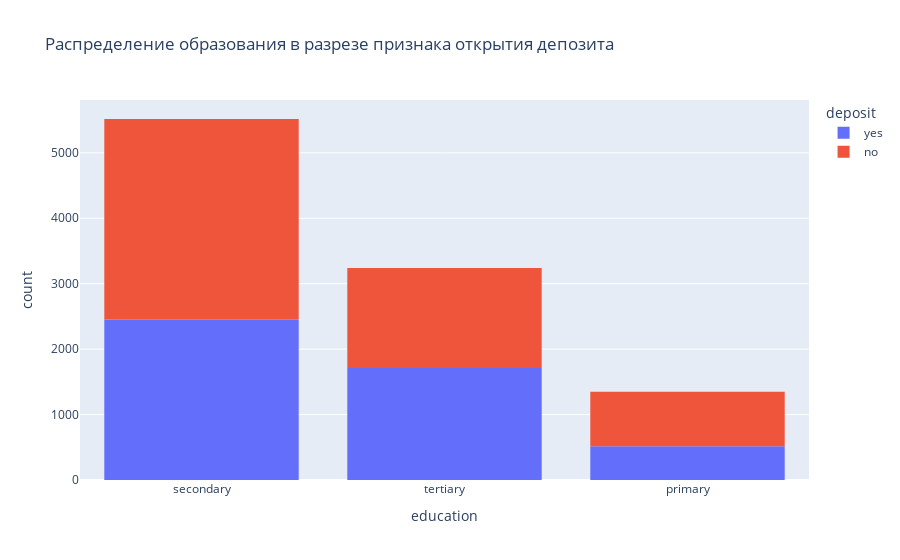

Notebook code cell kept with this figure:
### Code cell
# постройте визуализации для открывших и неоткрывших депозит в зависимости от образования
fig = px.histogram(
data_frame=df,
x='education',
color='deposit',
histfunc='count',
title='Распределение образования в разрезе признака открытия депозита',
nbins = 30
)
fig.show()

### Figure 1 — Plotly figure (JSON) as saved in the notebook; plotly's stock layout.template omitted (floating-point values rounded to 4 significant figures; data arrays with more than 128 entries replaced by an {"elided": "..."} marker saying what was removed)
{"data": [{"alignmentgroup": "True", "bingroup": "x", "histfunc": "count", "hovertemplate": "deposit=yes<br>education=%{x}<br>count=%{y}<extra></extra>", "legendgroup": "yes", "marker": {"color": "#636efa", "pattern": {"shape": ""}}, "name": "yes", "nbinsx": 30, "offsetgroup": "yes", "orientation": "v", "showlegend": true, "type": "histogram", "x": {"elided": "4681 str values"}, "xaxis": "x", "yaxis": "y"}, {"alignmentgroup": "True", "bingroup": "x", "histfunc": "count", "hovertemplate": "deposit=no<br>education=%{x}<br>count=%{y}<extra></extra>", "legendgroup": "no", "marker": {"color": "#EF553B", "pattern": {"shape": ""}}, "name": "no", "nbinsx": 30, "offsetgroup": "no", "orientation": "v", "showlegend": true, "type": "histogram", "x": {"elided": "5424 str values"}, "xaxis": "x", "yaxis": "y"}], "layout": {"barmode": "relative", "legend": {"title": {"text": "deposit"}, "tracegroupgap": 0}, "title": {"text": "Распределение образования в разрезе признака открытия депозита"}, "xaxis": {"anchor": "y", "domain": [0, 1], "title": {"text": "education"}}, "yaxis": {"anchor": "x", "domain": [0, 1], "title": {"text": "count"}}}}
